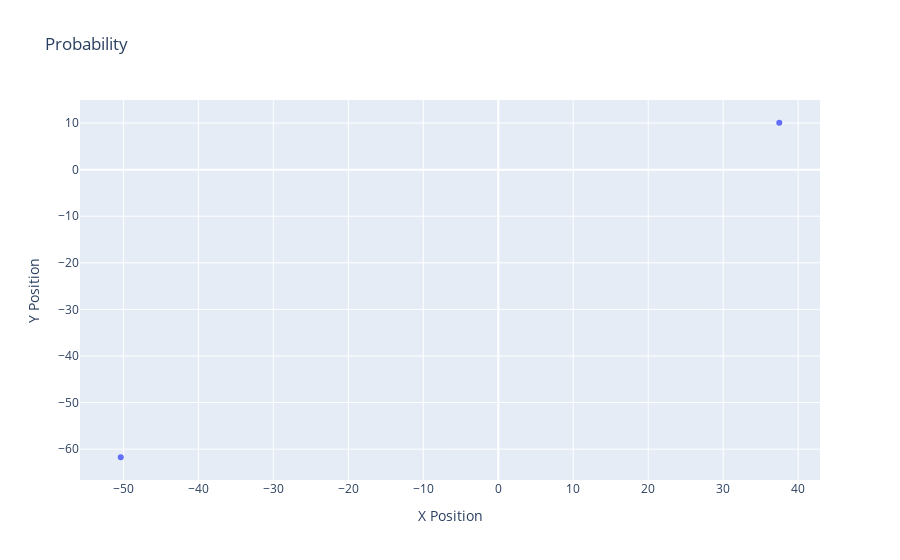

Notebook source saved alongside this figure:
### Code cell
import plotly.graph_objs as go
from plotly.subplots import make_subplots

traj = np.asarray(results['Traj.r'].tolist())

# Create the figure object
fig = make_subplots(rows=1, cols=1)
fig.layout.title = "Probability"
fig.layout.yaxis.title = 'Y Position'

fig.add_trace(
    go.Scatter(
        x=traj[:,0],
        y=traj[:,1],
        mode = 'markers'
    ),
    row = 1,
    col = 1,
)
fig.get_subplot(1, 1).xaxis.title = "X Position"

fig.show()

### Figure 1 — Plotly figure (JSON) as saved in the notebook; plotly's stock layout.template omitted (floating-point values rounded to 4 significant figures)
{"data": [{"mode": "markers", "type": "scatter", "x": [37.48, -50.36], "xaxis": "x", "y": [10.07, -61.74], "yaxis": "y"}], "layout": {"title": {"text": "Probability"}, "xaxis": {"anchor": "y", "domain": [0, 1], "title": {"text": "X Position"}}, "yaxis": {"anchor": "x", "domain": [0, 1], "title": {"text": "Y Position"}}}}
